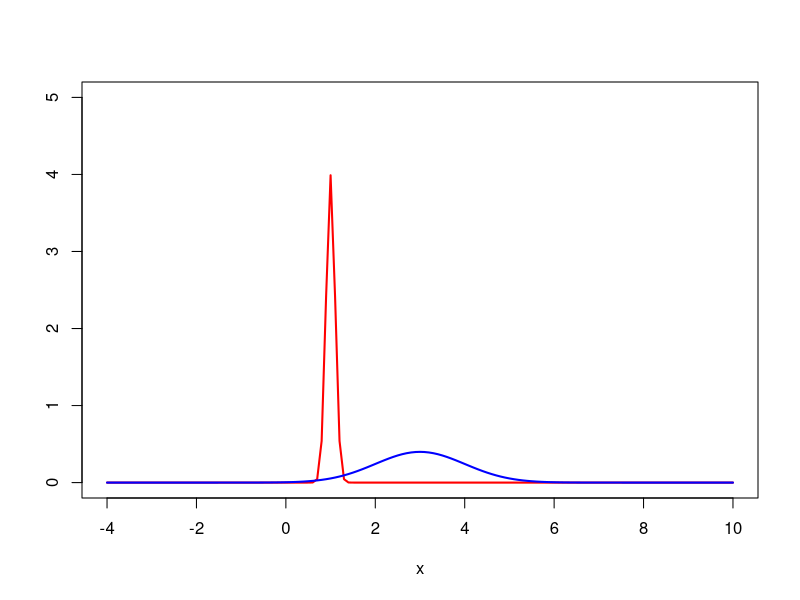
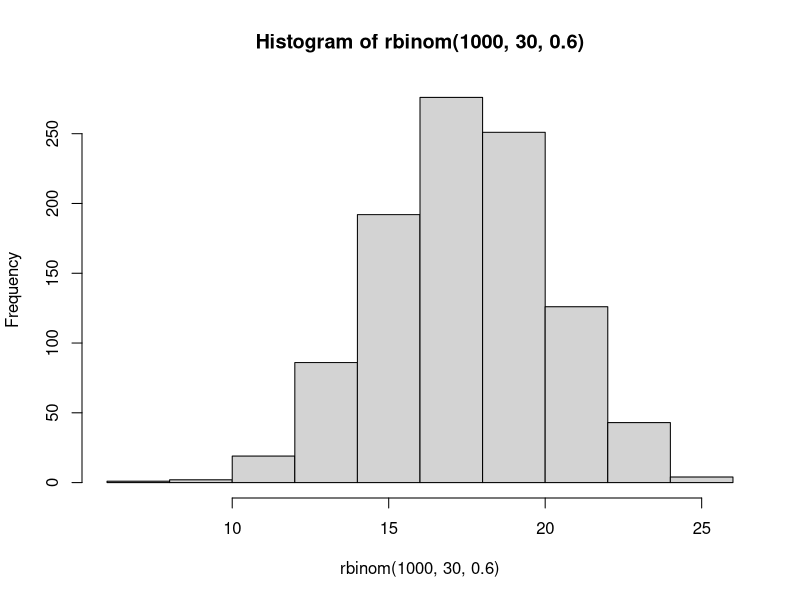
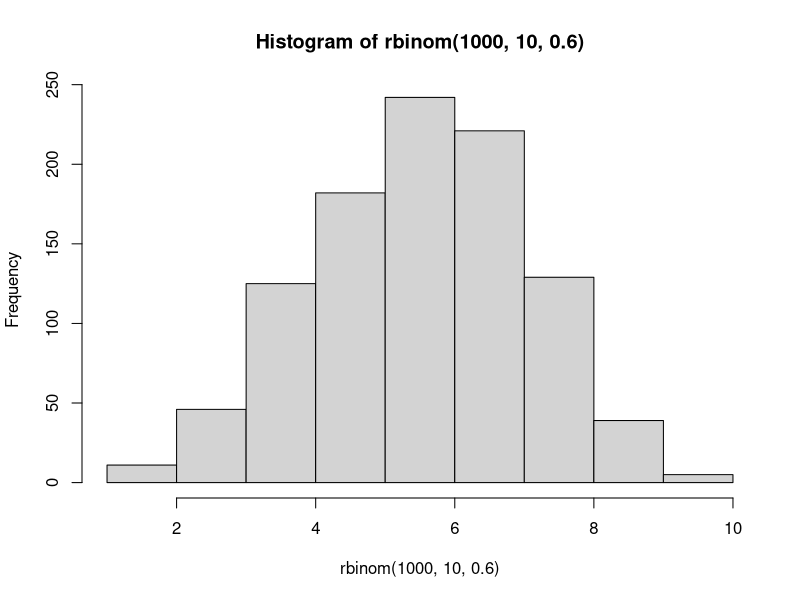
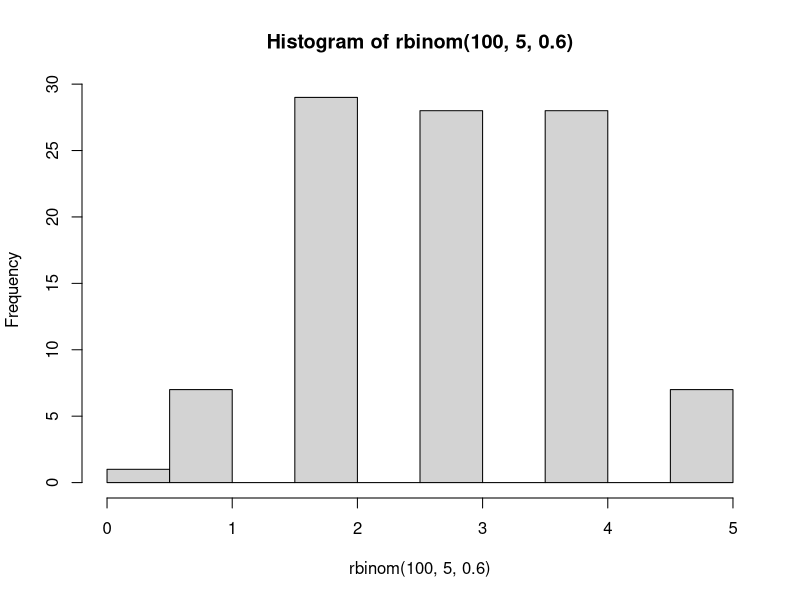
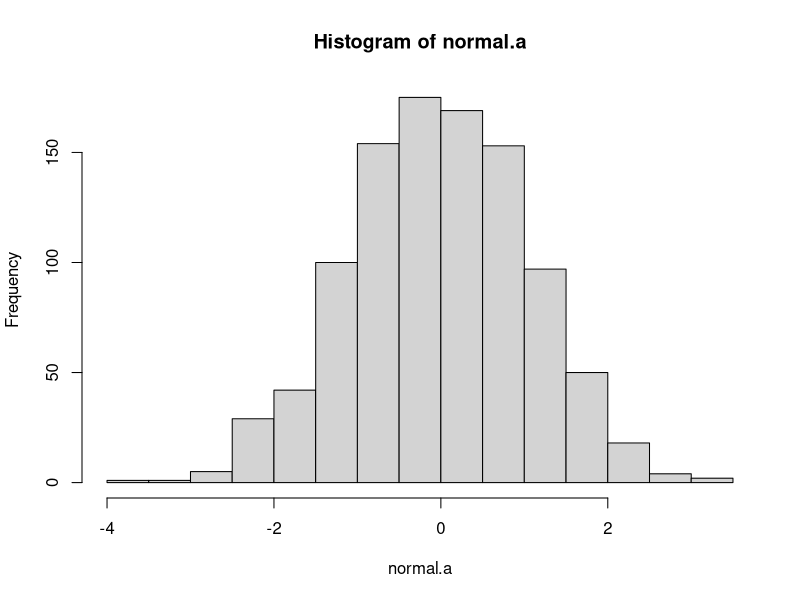
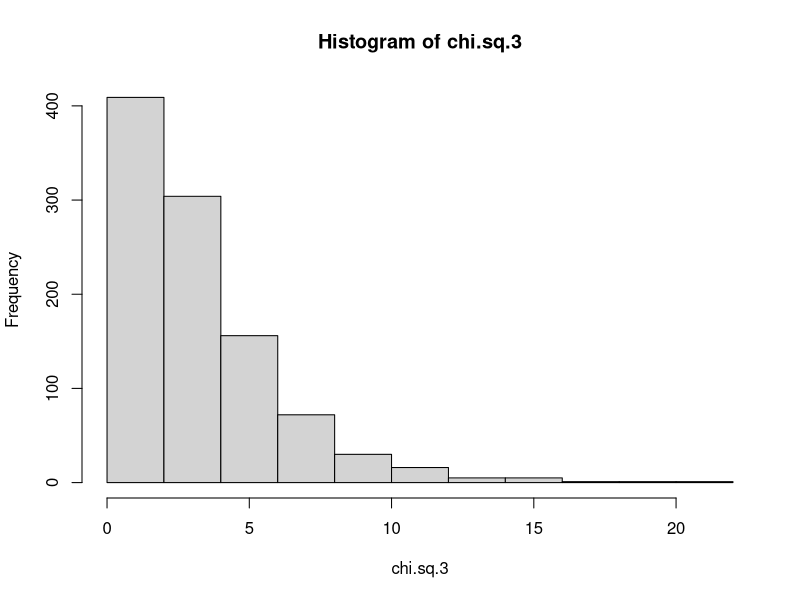
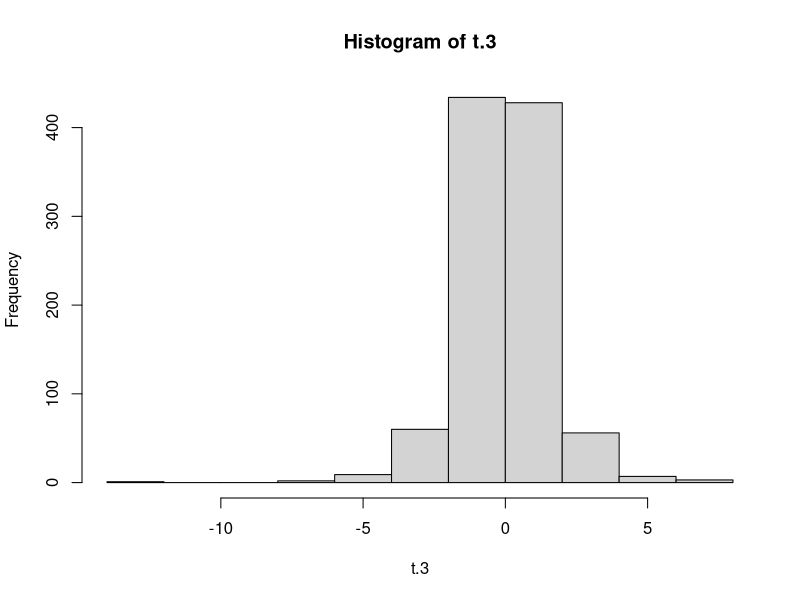
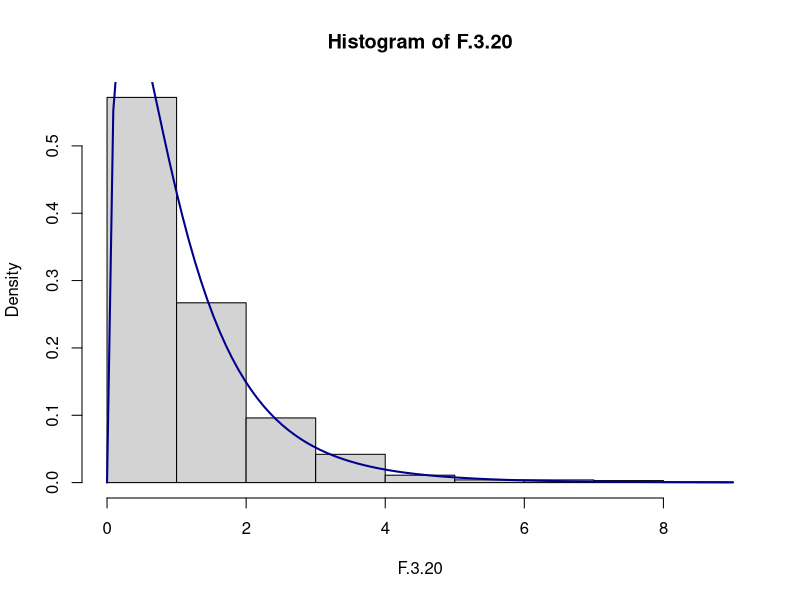

Source code (R) for these figures, in order:
## ---- chunk 1
knitr::opts_chunk$set(echo = TRUE, warning=FALSE, message=FALSE)
## ---- chunk 2
rm(list = setdiff(ls(), lsf.str()))

# Plot Normal Distributions with 
#-----------------------------------------
# Same standard deviation, different mean
#-----------------------------------------
# Mean 1, sd 1
# Grid of X-axis values
x <- seq(-4, 10, 0.1)

plot(x, dnorm(x, mean = 1, sd = 0.1), type = "l",
     ylim = c(0, 5), ylab = "", lwd = 2, col = "red")
# Mean 3, sd 1
lines(x, dnorm(x, mean = 3, sd = 1), col = "blue", lty = 1, lwd = 2)



## ---- chunk 3
# # Function Syntax
# 
# function_name <- function(arg_1, arg_2, ...) {
#    Function body 
# }
## ---- chunk 4

# Calculate the 60th %ile of the standard normal.
qnorm(0.6,0,1)

# Calculate the probability that a value lies below 0.8 in the standard normal distribution
pnorm(0.8,0,1)


# Draw 1000 samples of 30 coin tosses with p(heads) = 0.6 # and plot the distribution
# Syntax: rbinom (# observations, # trials per observation, probability of success )
hist(rbinom(1000,30,0.6))

# Do the above with only 10 trials per observation
hist(rbinom(1000,10,0.6))

# Do the above with 100 observations and 5 trials per observation
hist(rbinom(100,5,0.6))


## ---- chunk 5
# Transformations between probability distributions

# generate 1000 trials from a normal distribution
normal.a <- rnorm( n=1000, mean=0, sd=1 ) 
hist( normal.a )

#next, we generate a chi-square distribution with 3 #degrees of freedom:

normal.b <- rnorm( n=1000 )  # another set of normally distributed data
normal.c <- rnorm( n=1000 )  # and another!

# Take the SUM of SQUARES of the above 3 normally distributed variables a, b, and c
chi.sq.3 <- (normal.a)^2 + (normal.b)^2 + (normal.c)^2 

# and the resulting chi.sq.3 variable should contain 1000 observations that follow a chi-square distribution with 3 degrees of freedom. You can use the hist() function to have a look at these observations yourself

hist(chi.sq.3)



## Now how do we get to a t-distribution from Normal and chi-sq distributions?
# First, take a scaled chi-sq by dividing it by the degrees of freedom
scaled.chi.sq.3 <- chi.sq.3 / 3
# Then take a normally distributed variable and divide them by the square root of the scaled chi-sq variable to get a t-distribution with the same degrees of freedom

normal.d <- rnorm( n=1000 )                # yet another #set of normally distributed data
t.3 <- normal.d / sqrt( scaled.chi.sq.3 )  # divide by #square root of scaled chi-square to get t
hist (t.3)


## To get to an F distribution, take the ratio between two scaled chi-sq distributions.
# F distribution with 3 and 20 degrees of freedom:
# first take two chi-sq variables, with 3 dof and 20 dof respectively, and take the ratio:

chi.sq.20 <- rchisq( 1000, 20)                 # generate chi square data with df = 20...
scaled.chi.sq.20 <- chi.sq.20 / 20             # scale #the chi square variable...
F.3.20 <-  scaled.chi.sq.3  / scaled.chi.sq.20 # take the ratio of the two chi squares...
hist( F.3.20, freq = FALSE)                                 # ... and draw a picture
curve(df(x, 3, 20), 
      col="darkblue", lwd=2, add=TRUE, yaxt="n")
## The curve above confirms this looks similar if you use the R built-in function df (just like dnorm, but for the F distribution)



## ---- chunk 6
# Q1 Plot a normal distribution with mean = 2, s.d. = 0.4


# Q2 Calculate the 85th %ile of the above distribution.

# Q3 Calculate the probability that a value lies in between 1 and 2 given the above distribution

# Q4 Plot a simulated t-distribution with 5 degrees of freedom.
## ---- chunk 7
x <- seq(-4, 10, 0.1)
plot(x, dnorm(x, mean = 2, sd = 0.4), type = "l",
     ylim = c(0, 5), ylab = "", lwd = 2, col = "red")

## ---- chunk 8
qnorm(0.85, mean=2, sd=0.4)
## ---- chunk 9
a <- pnorm(1, 2, 0.4)
b <- pnorm(2, 2, 0.4)
prob.between.1.and.2 <- b - a
print(prob.between.1.and.2)
## ---- chunk 10
normal.a <- rnorm( n=1000, mean=2, sd=0.4 ) 
normal.b <- rnorm( n=1000 , mean=2, sd=0.4 )  
normal.c <- rnorm( n=1000 , mean=2, sd=0.4 )  
normal.d <- rnorm(n =1000 , mean=2, sd=0.4)
normal.e <- rnorm (n = 1000 , mean=2, sd=0.4)
chi.sq.5 <- (normal.a)^2 + (normal.b)^2 + (normal.c)^2 + (normal.d)^2 + (normal.e)^2
hist(chi.sq.5)
## ---- chunk 11
scaled.chi.sq.5 <- chi.sq.5 / 5
normal.f <- rnorm(n = 1000 , mean=2, sd=0.4)
t.5 <- normal.f / sqrt( scaled.chi.sq.5 )  
hist (t.5)
